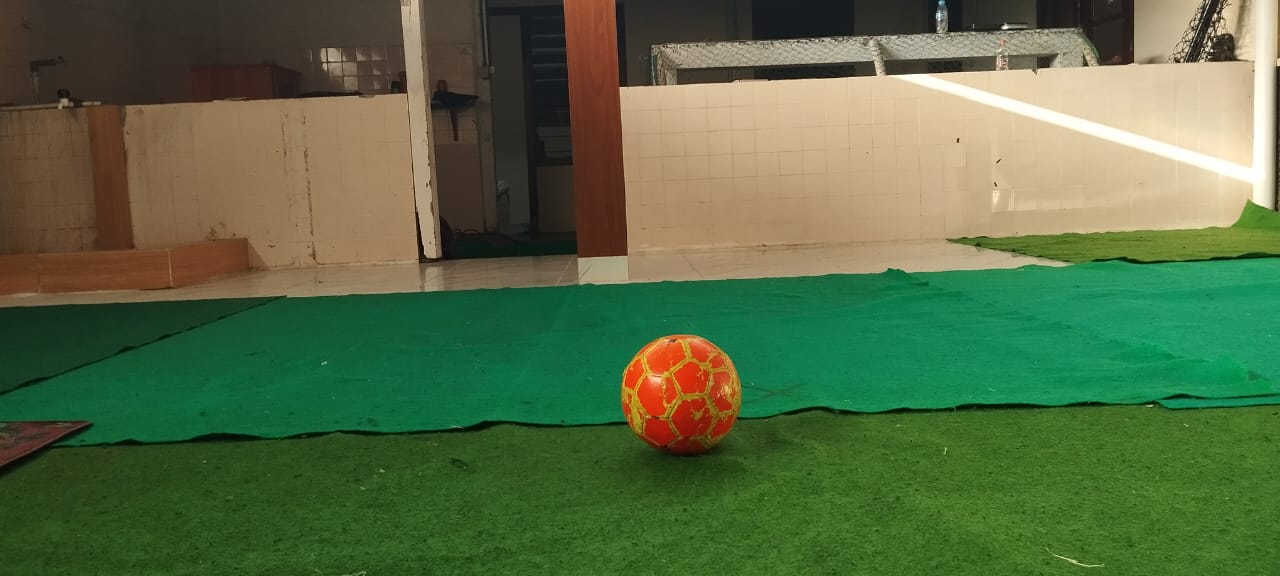
//> input picture deteksi bola/sample1.jpg, 1280 x 576 px, given in place of the camera
$ ./ball_final   (built with g++ and OpenCV 4)
//> lines starting //> are read from the running program, lines starting //| are printed output that depends on the picture; after the words box and inside, x2 and y2 are one past the last pixel; in counts of white or black regions, pixels touching at a corner belong together
#include <opencv2/opencv.hpp>
#include <iostream>
#include <utility>
#include <vector>

using namespace cv;
using namespace std;

// Global variables to mimic the Python global variables (center_x, center_y)
int center_x = 0;
int center_y = 0;

Mat ball(const Mat &frame) {
    // Convert to HSV color space
    Mat hsv;
    cvtColor(frame, hsv, COLOR_BGR2HSV);

    // Define lower and upper bounds for orange color
    Scalar lower_orange(1, 80, 20);
    Scalar upper_orange(25, 255, 255);

    // Threshold the HSV image to get only orange colors
    Mat mask_ball;
    inRange(hsv, lower_orange, upper_orange, mask_ball);

    // Create a kernel of ones for morphological operations
    Mat kernel = Mat::ones(15, 15, CV_8U);
    morphologyEx(mask_ball, mask_ball, MORPH_CLOSE, kernel);

    return mask_ball;
}

pair<Mat, Mat> field(const Mat &frame) {
    // Define lower and upper bounds for green color
    Scalar low_green(30, 30, 45);
    Scalar up_green(85, 255, 255);

    // Convert the frame to HSV color space
    Mat hsv;
    cvtColor(frame, hsv, COLOR_BGR2HSV);

    // Create an elliptical structuring element (kernel) for morphological operations
    Mat kernel = getStructuringElement(MORPH_ELLIPSE, Size(3, 3));

    // Threshold the HSV image to get only green colors
    Mat green_mask;
    inRange(hsv, low_green, up_green, green_mask);

    // Perform erosion followed by dilation
    Mat green_mask1, green_mask2;
    erode(green_mask, green_mask1, kernel, Point(-1,-1), 1);
    dilate(green_mask1, green_mask2, kernel, Point(-1,-1), 6);

    // Find contours in the mask
    vector<vector<Point>> contours;
    vector<Vec4i> hierarchy;
    findContours(green_mask2, contours, hierarchy, RETR_EXTERNAL, CHAIN_APPROX_SIMPLE);

    if (contours.empty()) {
        // If no contours found, return the original frame and an empty mask of the same size as green_mask2
        return make_pair(frame, Mat::zeros(green_mask2.size(), green_mask2.type()));
    }

    // Find the largest contour based on area
    double max_area = 0;
    int max_index = -1;
    for (size_t i = 0; i < contours.size(); i++) {
        double area = contourArea(contours[i]);
        if (area > max_area) {
            max_area = area;
            max_index = static_cast<int>(i);
        }
    }

    vector<Point> largest_contour = contours[max_index];

    // Compute the convex hull of the largest contour
    vector<Point> hull;
    convexHull(largest_contour, hull);

    // Create a mask of zeros and draw the convex hull on it
    Mat mask = Mat::zeros(green_mask2.size(), green_mask2.type());
    vector<vector<Point>> hulls;
    hulls.push_back(hull);
    drawContours(mask, hulls, -1, Scalar(255), FILLED);

    // Create ROI by masking the original frame
    Mat roi_frame;
    bitwise_and(frame, frame, roi_frame, mask);

    return make_pair(roi_frame, mask);
}

pair<int, int> find_first_last_orange(const Mat &line_data, int line_start) {
    int first_orange = -1;
    int last_orange = -1;

    // Loop from beginning of the line_data row
    for (int idx = 0; idx < line_data.cols; idx++) {
        if (line_data.at<uchar>(0, idx) == 255) {
            first_orange = line_start + idx;
            break;
        }
    }

    // Loop from end of the line_data row backward
    for (int idx = line_data.cols - 1; idx >= 0; idx--) {
        if (line_data.at<uchar>(0, idx) == 255) {
            last_orange = line_start + idx;
            break;
        }
    }

    return make_pair(first_orange, last_orange);
}

pair<int, int> find_top_bottom_orange(const Mat &column_data, int col_start) {
    int top_orange = -1;
    int bot_orange = -1;

    // Loop from top of the column_data
    for (int idy = 0; idy < column_data.rows; idy++) {
        if (column_data.at<uchar>(idy, 0) == 255) {
            top_orange = col_start + idy;
            break;
        }
    }

    // Loop from bottom of the column_data upward
    for (int idy = column_data.rows - 1; idy >= 0; idy--) {
        if (column_data.at<uchar>(idy, 0) == 255) {
            bot_orange = col_start + idy;
            break;
        }
    }

    return make_pair(top_orange, bot_orange);
}

Mat detect(const Mat &mask_ball, const Mat &mask_field, Mat frame) {
    // Apply Gaussian Blur to the ball mask
    Mat blurred_ball_mask;
    GaussianBlur(mask_ball, blurred_ball_mask, Size(9, 9), 2);

    // Detect circles using HoughCircles
    vector<Vec3f> circles;
    HoughCircles(blurred_ball_mask, circles, HOUGH_GRADIENT, 1.2, 50, 50, 30, 1, 1000);

    if (!circles.empty()) {
        // Convert circle parameters to integer values (the rounding is achieved by casting after rounding)
        for (size_t i = 0; i < circles.size(); i++) {
            int x = cvRound(circles[i][0]);
            int y = cvRound(circles[i][1]);
            int r = cvRound(circles[i][2]);
            int stroke = static_cast<int>(1.1 * r);

            // Horizontal line processing
            int line_y = y;
            int line_x_start = max(0, x - stroke);
            int line_x_end = min(mask_ball.cols - 1, x + stroke);
            // Get a horizontal slice (row) from mask_ball with proper range
            Rect hRect(line_x_start, line_y, line_x_end - line_x_start, 1);
            if (hRect.width <= 0) {
                continue;
            }
            Mat orange_hline = mask_ball(hRect).clone();
            // Reshape to 1 row for processing
            orange_hline = orange_hline.reshape(0, 1);

            pair<int, int> first_last = find_first_last_orange(orange_hline, line_x_start);
            int first_orange = first_last.first;
            int last_orange = first_last.second;

            if (first_orange == -1 || last_orange == -1) {
                continue;
            }

            int total_x_pixel = last_orange - first_orange;
            int r_new = total_x_pixel / 2;
            int x_new = first_orange + r_new;

            // Vertical line processing
            int line_x = x_new;
            int line_y_start = y - stroke;
            int line_y_end = y + stroke;
            // Clamp vertical boundaries
            line_y_start = max(0, line_y_start);
            line_y_end = min(mask_ball.rows - 1, line_y_end);
            if (line_y_end - line_y_start <= 0) {
                continue;
            }
            Rect vRect(line_x, line_y_start, 1, line_y_end - line_y_start);
            Mat orange_vline = mask_ball(vRect).clone();
            // Reshape to single column
            orange_vline = orange_vline.reshape(0, orange_vline.rows);

            pair<int, int> top_bot = find_top_bottom_orange(orange_vline, line_y_start);
            int top_orange = top_bot.first;
            int bot_orange = top_bot.second;

            if (top_orange == -1 || bot_orange == -1) {
                continue;
            }

            int total_y_pixel = abs(top_orange - bot_orange);
            int y_new = bot_orange - (total_y_pixel / 2);

            if (y_new != y) {
                line_y = y_new;
                Rect hRect2(line_x_start, line_y, line_x_end - line_x_start, 1);
                if (hRect2.width <= 0) {
                    continue;
                }
                Mat orange_hline2 = mask_ball(hRect2).clone();
                orange_hline2 = orange_hline2.reshape(0, 1);
                pair<int, int> first_last2 = find_first_last_orange(orange_hline2, line_x_start);
                first_orange = first_last2.first;
                last_orange = first_last2.second;

                if (first_orange == -1 || last_orange == -1) {
                    continue;
                }

                total_x_pixel = last_orange - first_orange;
                r_new = total_x_pixel / 2;
                x_new = first_orange + r_new;
            }

            int R = static_cast<int>(r_new * 1.5);  // jarak deteksi

            int x1 = max(x_new - R, 0);
            int y1 = max(y_new - R, 0);
            int x2 = min(x_new + R, frame.cols);
            int y2 = min(y_new + R, frame.rows);
            // cv::rectangle(frame, Point(x1, y1), Point(x2, y2), Scalar(0, 255, 0), 2);

            // Compute the ratio of green in the surrounding field area
            Rect surroundingRect(x1, y1, x2 - x1, y2 - y1);
            Mat surrounding_field = mask_field(surroundingRect);
            double field_pixels = countNonZero(surrounding_field);
            double field_ratio = field_pixels / (surrounding_field.size().area());

            // Compute the ratio of orange in the surrounding ball area
            Mat surrounding_ball = mask_ball(surroundingRect);
            double ball_pixels = countNonZero(surrounding_ball);
            double ball_ratio = ball_pixels / (surrounding_ball.size().area());

            if ((field_ratio > 0.16) && (ball_ratio < 0.47)) {
                line(frame, Point(x_new, y_new + r_new), Point(x_new, y_new - r_new), Scalar(0, 255, 0), 2);
                line(frame, Point(x_new - r_new, y_new), Point(x_new + r_new, y_new), Scalar(0, 255, 0), 2);
                circle(frame, Point(x_new, y_new), r_new, Scalar(0, 255, 0), 2);
            } else {
                continue;
            }

            double actual_diameter = 0.13; // meter
            double focal_length = 714.1;
            int detected_diameter = total_x_pixel;
            double distance = 0;
            if (detected_diameter == 0) {
                distance = 0;
            } else {
                distance = (actual_diameter * focal_length) / detected_diameter;
            }
            // Create the text with distance value formatted to two decimals
            char text2[100];
            sprintf(text2, "Distance: %.2f meter", distance);
            putText(frame, text2, Point(x_new - r_new, y_new + r_new + 40), FONT_HERSHEY_SIMPLEX, 0.6, Scalar(255, 255, 255), 2);

            // Print distance in cm (commented out as in original code)
            // printf("distance= %.3f cm\n", distance*100);
            line(frame, Point(center_x, center_y), Point(x_new, y_new), Scalar(255, 255, 255), 2);

            break;
        }
    }
    return frame;
}

int main() {
    // Open video file or camera stream
    //VideoCapture cap("/home/azma/Desktop/GMRT/vision/Program deteksi bola/sample2.mp4");
    VideoCapture cap(0);

    if (!cap.isOpened()) {
        cout << "Error: No Video Opened" << endl;
        return -1;
    }

    // [6 lines of commented-out code are left out]

    while (true) {
        Mat frame;
        bool ret = cap.read(frame);
//> frame is the input picture: 576 rows x 1280 cols, CV_8UC3; mean B, G, R 68, 106.9, 86.6
        if (!ret) {
            break;
        }

        int height = frame.rows;
        int width = frame.cols;

        center_x = width / 2;
        center_y = height / 2;

        int y_start = 0;
        int y_end = height;
        int x_start = 0;
        int x_end = width;

        // Draw vertical and horizontal lines on the frame
        line(frame, Point(center_x, y_start), Point(center_x, y_end), Scalar(255, 255, 255), 1);
        line(frame, Point(x_start, center_y), Point(x_end, center_y), Scalar(255, 255, 255), 1);

        // Process the field to get segmented field and its mask
        pair<Mat, Mat> fieldResult = field(frame);
//> in field, `inRange(hsv, low_green, up_green, green_mask);`:
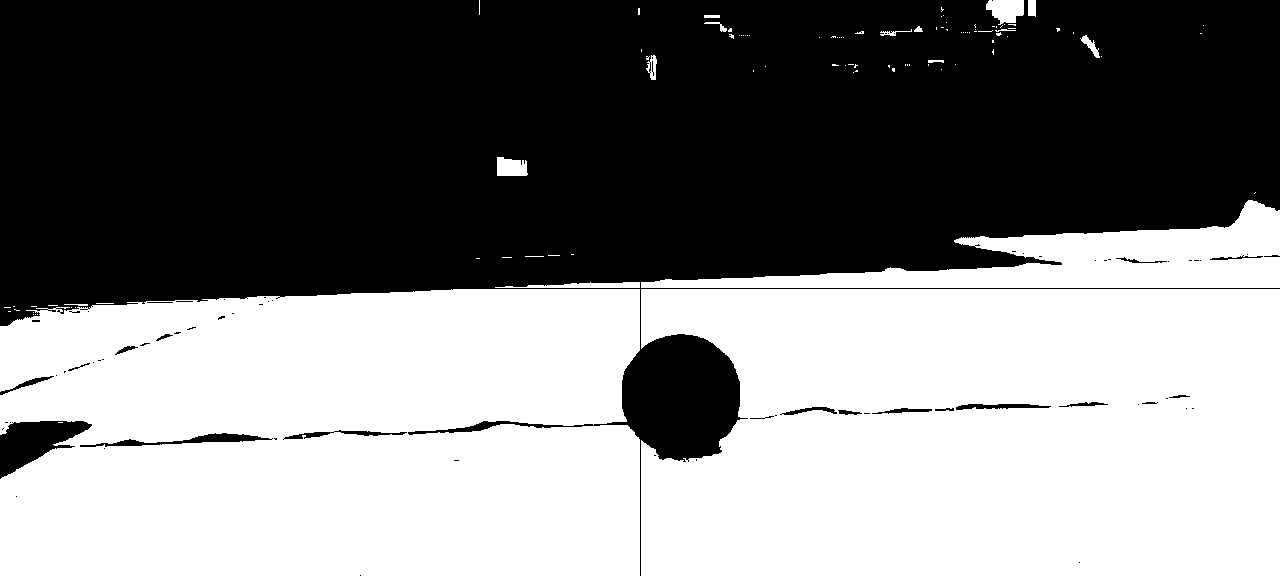
//> green_mask: 576 rows x 1280 cols, CV_8UC1; 50% white; 102 white regions (86 under 20 px), largest, box (x1, y1, x2, y2) and area: (0, 289, 640, 576) 172178, (641, 289, 1280, 576) 171798, (641, 200, 1280, 288) 21573
//> in field, `dilate(green_mask1, green_mask2, kernel, Point(-1,-1), 6);`:
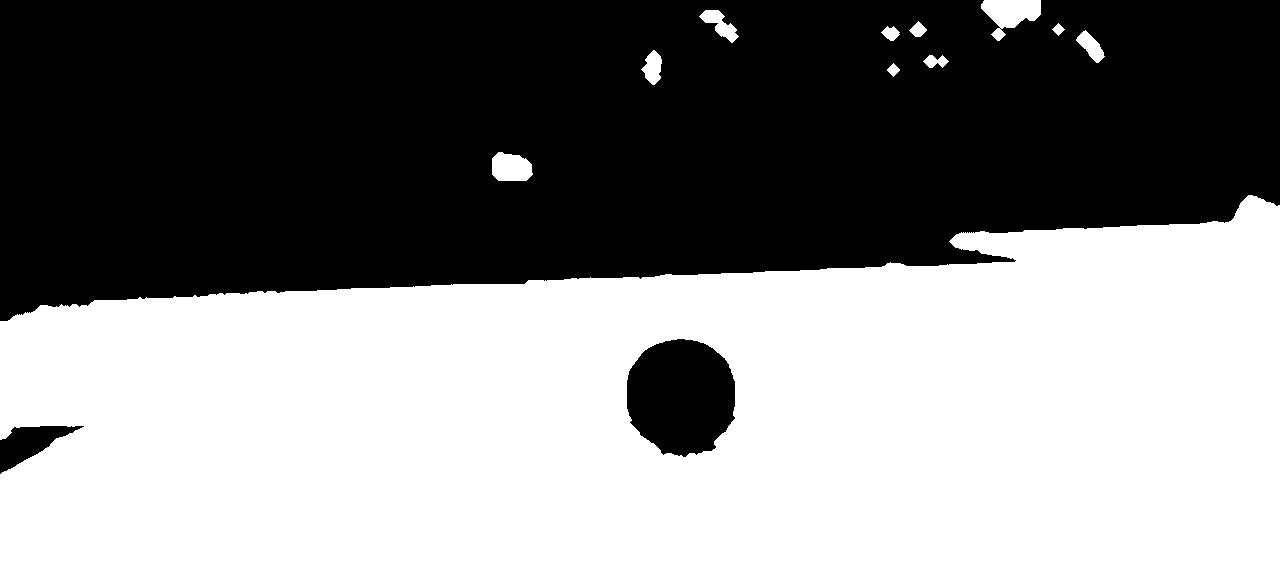
//> green_mask2: 576 rows x 1280 cols, CV_8UC1; 52.2% white; 3 black regions
//> in field, `findContours(green_mask2, contours, hierarchy, RETR_EXTERNAL, CHAIN_AP..`: contours = 11 contours; largest, box (x1, y1, x2, y2) and area: (0, 195, 1280, 576) 388790, (981, 0, 1041, 41) 1316, (492, 152, 533, 181) 920, (699, 10, 739, 43) 506, (641, 50, 662, 85) 424
//> the loop in field, `for (size_t i = 0; i < contours.size(); i++)` made 11 passes
//> (area, max_area) on pass 1: (388790.5, 388790.5)
//> after the loop in field, `for (size_t i = 0; i < contours.size(); i++)`: max_area = 388790.5; max_index = 0
//> in field, `vector<Point> largest_contour = contours[max_index];`: largest_contour = contour of 386 points, box (x1, y1, x2, y2) (0, 195, 1280, 576), area 388790
//> in field, `convexHull(largest_contour, hull);`: hull = 10 Points (x, y): [1252, 195], [1256, 196], [1279, 205], [1279, 575], [0, 575], [0, 321], [17, 314], [40, 305], [94, 300], [1248, 195]
//> in field, `hulls.push_back(hull);`: hulls = 1 contour; box (x1, y1, x2, y2) and area: (0, 195, 1280, 576) 414786
//> in field, `bitwise_and(frame, frame, roi_frame, mask);`:
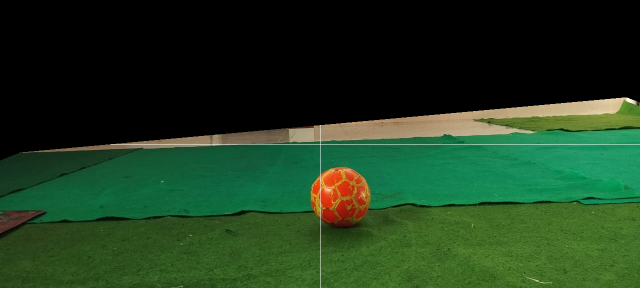
//> roi_frame: 576 rows x 1280 cols, CV_8UC3 (shown at 1/2 size); mean B, G, R 30.4, 59.3, 30.6
        Mat seg_field = fieldResult.first;
        Mat mask_field = fieldResult.second;
        Mat mask_ball = ball(seg_field);
//> in ball, `morphologyEx(mask_ball, mask_ball, MORPH_CLOSE, kernel);`:
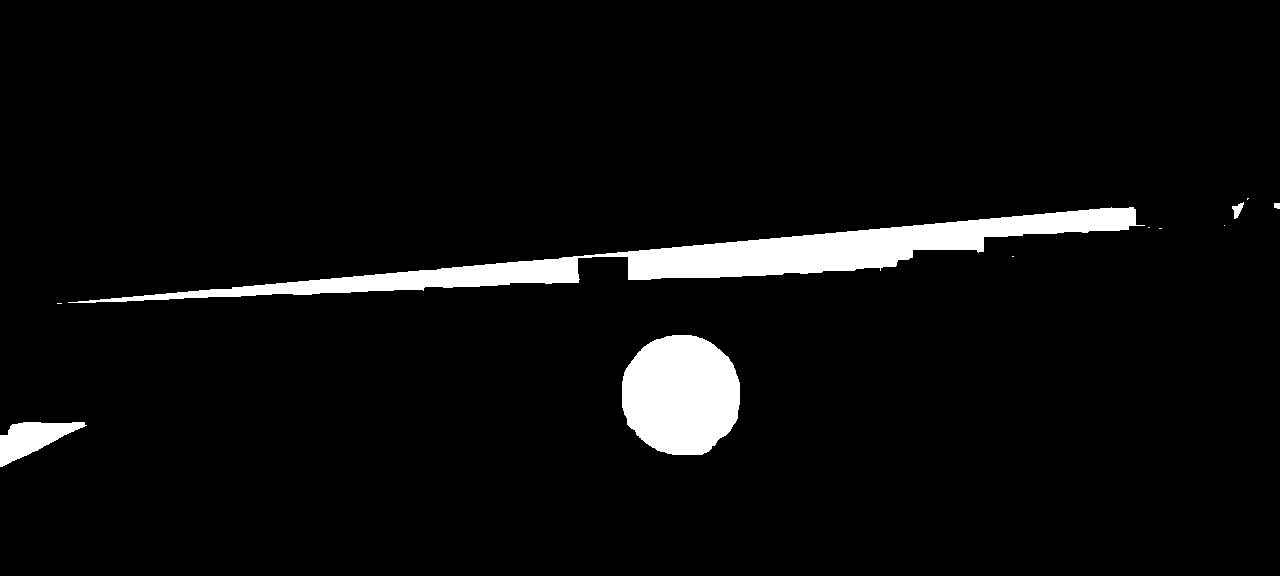
//> mask_ball: 576 rows x 1280 cols, CV_8UC1; 4.9% white; 11 white regions (6 under 20 px), largest, box (x1, y1, x2, y2) and area: (68, 207, 1145, 303) 22368, (622, 335, 740, 455) 11379, (0, 422, 87, 467) 1966, (1232, 202, 1244, 219) 103, (1274, 203, 1280, 209) 33
        // Mat mask_ball = ball(frame);
        // Mat final_frame = detect(mask_ball, frame, frame);
        Mat final_frame = detect(mask_ball, mask_field, frame);
//> in detect, `HoughCircles(blurred_ball_mask, circles, HOUGH_GRADIENT, 1.2, 50, 50, ..`: circles = 1 circle (x, y, radius): [679.8, 394.2, 59.56]
//> the loop in detect, `for (size_t i = 0; i < circles.size(); i++)` made 1 pass
//> (x, y, r, stroke, line_x_start, line_x_end, hRect) on pass 1: (680, 394, 60, 66, 614, 746, Rect(614, 394, 132, 1))
//> pass 1, in detect, `Mat surrounding_ball = mask_ball(surroundingRect);`:
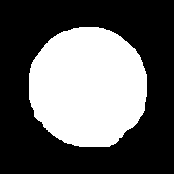
//> surrounding_ball: 174 rows x 174 cols, CV_8UC1; 37.6% white; 1 white region, box (x1, y1, x2, y2) and area: (29, 27, 147, 147) 11379
//> pass 1, in detect, `putText(frame, text2, Point(x_new - r_new, y_new + r_new + 40), FONT_H..`:
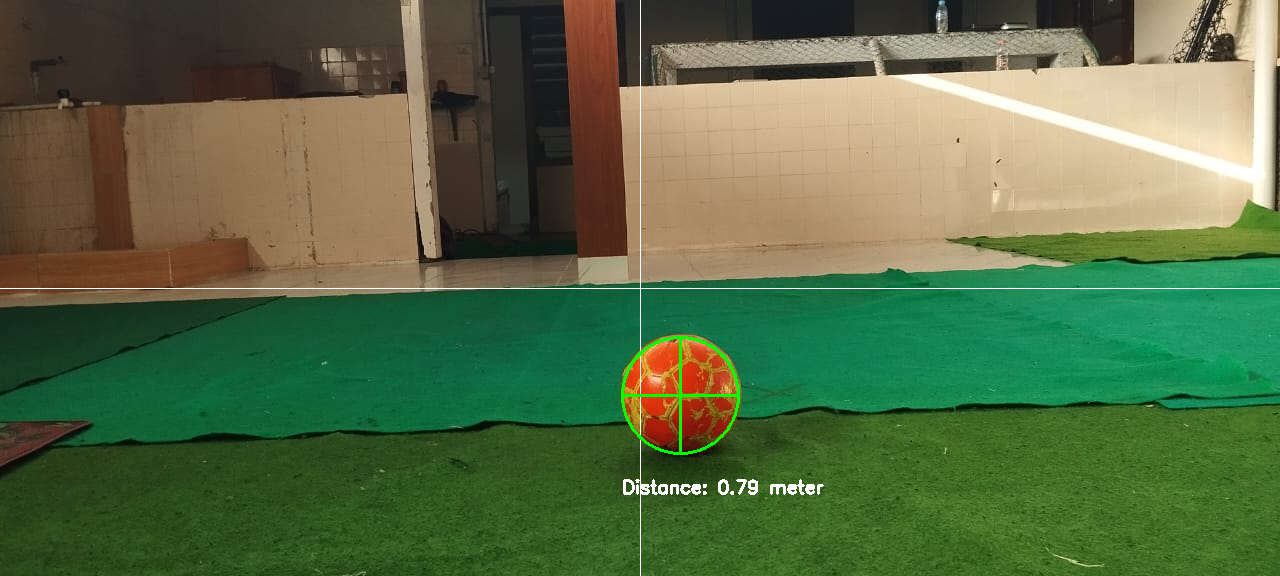
//> frame: 576 rows x 1280 cols, CV_8UC3; mean B, G, R 68.8, 108, 87.1
//> after the loop in detect, `for (size_t i = 0; i < circles.size(); i++)`:
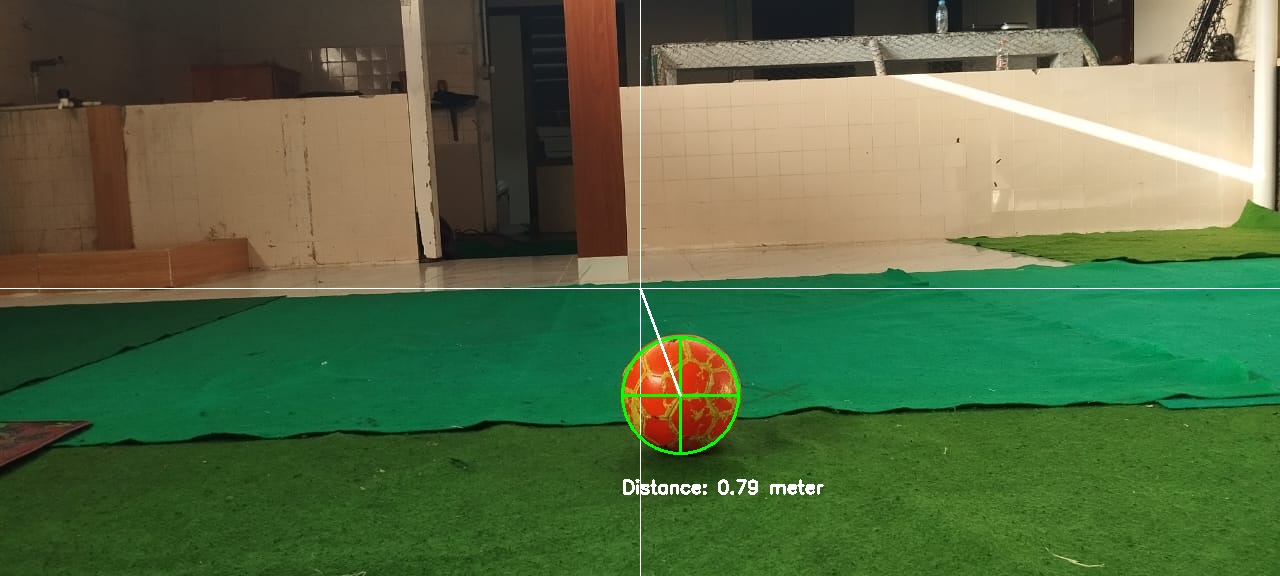
//> frame: 576 rows x 1280 cols, CV_8UC3; 305 pixels changed, all inside (x1, y1, x2, y2) = (639, 289, 682, 397)

        //imshow("mask field", mask_field);
        //imshow("mask ball", mask_ball);

        if (!final_frame.empty()) {
            // out.write(final_frame);
            imshow("ball detect", final_frame);
        }

        if (waitKey(1) == 'q') {
//> the 'q' key is pressed
            break;
        }
    }

    // out.release();
    cap.release();
    destroyAllWindows();
    return 0;
}
